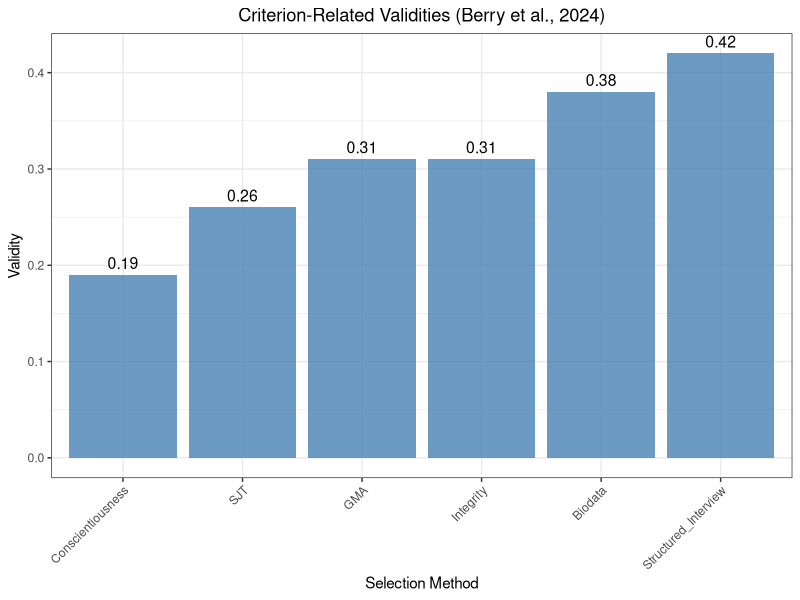

R code for this plot: (Note: this script raises an error after producing the figure.)
## ---- chunk 1
knitr::opts_chunk$set(
  echo = TRUE,
  warning = FALSE,
  message = FALSE,
  fig.width = 10,
  fig.height = 6
)

# Load required libraries
library(psych)
library(lavaan)
library(MASS)
library(ggplot2)
library(dplyr)
library(knitr)
library(kableExtra)
library(gridExtra)

# Set seed for reproducibility
set.seed(123)
## ---- chunk 2
# Create the updated meta-analytic correlation matrix from Berry et al. (2024) Table 1
# Variables: 1=Biodata, 2=GMA, 3=Conscientiousness, 4=Structured Interview, 5=Integrity, 6=SJT

# Correlation matrix (lower triangle)
berry_cor_matrix <- matrix(c(
  1.00, NA, NA, NA, NA, NA,
  0.13, 1.00, NA, NA, NA, NA,
  0.54, 0.03, 1.00, NA, NA, NA,
  0.21, 0.18, 0.08, 1.00, NA, NA,
  0.25, 0.01, 0.28, -0.02, 1.00, NA,
  0.42, 0.29, 0.23, 0.45, 0.16, 1.00
), nrow=6, byrow=TRUE)

# Fill upper triangle
berry_cor_matrix[upper.tri(berry_cor_matrix)] <- t(berry_cor_matrix)[upper.tri(berry_cor_matrix)]

# Add variable names
colnames(berry_cor_matrix) <- rownames(berry_cor_matrix) <- 
  c("Biodata", "GMA", "Conscientiousness", "Structured_Interview", "Integrity", "SJT")

# Criterion-related validities (from Berry et al. Table 1)
validities <- c(0.38, 0.31, 0.19, 0.42, 0.31, 0.26)
names(validities) <- c("Biodata", "GMA", "Conscientiousness", "Structured_Interview", "Integrity", "SJT")

# Black-White d-values (from Berry et al. Table 1)
d_values <- c(0.32, 0.79, -0.07, 0.24, 0.10, 0.37)
names(d_values) <- c("Biodata", "GMA", "Conscientiousness", "Structured_Interview", "Integrity", "SJT")

# Create full correlation matrix including criterion
full_matrix <- matrix(0, nrow=7, ncol=7)
full_matrix[1:6, 1:6] <- berry_cor_matrix
full_matrix[7, 1:6] <- validities
full_matrix[1:6, 7] <- validities
full_matrix[7, 7] <- 1.00

colnames(full_matrix) <- rownames(full_matrix) <- 
  c("Biodata", "GMA", "Conscientiousness", "Structured_Interview", "Integrity", "SJT", "Performance")
## ---- chunk 3
# Display the correlation matrix
kable(round(full_matrix, 3), 
      caption = "Updated Meta-Analytic Correlation Matrix (Berry et al., 2024)") %>%
  kable_styling(bootstrap_options = c("striped", "hover"), font_size = 12)
## ---- chunk 4
# Create validity comparison table
validity_table <- data.frame(
  Selection_Method = names(validities),
  Validity = validities,
  Black_White_d = d_values,
  stringsAsFactors = FALSE
)

kable(validity_table, 
      caption = "Criterion-Related Validities and Black-White d-Values") %>%
  kable_styling(bootstrap_options = c("striped", "hover"), font_size = 12)

# Visualize validities
ggplot(validity_table, aes(x = reorder(Selection_Method, Validity), y = Validity)) +
  geom_bar(stat = "identity", fill = "steelblue", alpha = 0.8) +
  geom_text(aes(label = sprintf("%.2f", Validity)), vjust = -0.5, size = 4) +
  labs(title = "Criterion-Related Validities (Berry et al., 2024)",
       x = "Selection Method", y = "Validity") +
  theme_bw() +
  theme(axis.text.x = element_text(angle = 45, hjust = 1),
        plot.title = element_text(hjust = 0.5),
        panel.background = element_rect(fill = "white"),
        plot.background = element_rect(fill = "white"))
## ---- chunk 5
# Compute standardized regression coefficients for full model
beta_coefficients <- solve(full_matrix[1:6, 1:6]) %*% full_matrix[1:6, 7]
names(beta_coefficients) <- names(validities)

# Create dominance analysis table
dominance_table <- data.frame(
  Selection_Method = names(validities),
  Bivariate_r = validities,
  Beta_Coefficient = as.numeric(beta_coefficients),
  Relative_Weight_Raw = as.numeric(beta_coefficients * validities),
  stringsAsFactors = FALSE
)

# Calculate relative weights as percentages
total_variance <- sum(dominance_table$Relative_Weight_Raw)
dominance_table$Relative_Weight_Percent <- (dominance_table$Relative_Weight_Raw / total_variance) * 100

# Sort by relative weight
dominance_table <- dominance_table[order(-dominance_table$Relative_Weight_Percent), ]

kable(round(dominance_table, 3), 
      caption = "Dominance Analysis: Bivariate vs. Multiple Regression Results") %>%
  kable_styling(bootstrap_options = c("striped", "hover"), font_size = 12)

# Visualize relative weights
ggplot(dominance_table, aes(x = reorder(Selection_Method, Relative_Weight_Percent), 
                           y = Relative_Weight_Percent)) +
  geom_bar(stat = "identity", fill = "darkgreen", alpha = 0.8) +
  geom_text(aes(label = sprintf("%.1f%%", Relative_Weight_Percent)), 
            vjust = -0.5, size = 4) +
  labs(title = "Relative Weights in Multiple Regression",
       x = "Selection Method", y = "Relative Weight (%)") +
  theme_bw() +
  theme(axis.text.x = element_text(angle = 45, hjust = 1),
        plot.title = element_text(hjust = 0.5),
        panel.background = element_rect(fill = "white"),
        plot.background = element_rect(fill = "white"))
## ---- chunk 6
# Function to compute multiple correlation for a subset of predictors
compute_multiple_r <- function(predictors, cor_matrix) {
  if(length(predictors) == 1) {
    return(cor_matrix[predictors, "Performance"])
  }
  
  # Get submatrix for selected predictors
  pred_indices <- which(colnames(cor_matrix) %in% predictors)
  perf_index <- which(colnames(cor_matrix) == "Performance")
  
  R_xx <- cor_matrix[pred_indices, pred_indices]
  R_xy <- cor_matrix[pred_indices, perf_index]
  
  # Compute multiple correlation
  R_squared <- t(R_xy) %*% solve(R_xx) %*% R_xy
  R <- sqrt(R_squared)
  
  return(as.numeric(R))
}

# Function to get all possible combinations of predictors
get_all_combinations <- function(predictors, min_size = 1, max_size = NULL) {
  if(is.null(max_size)) max_size <- length(predictors)
  
  combinations <- list()
  for(i in min_size:max_size) {
    comb <- combn(predictors, i, simplify = FALSE)
    combinations <- c(combinations, comb)
  }
  return(combinations)
}

# Analyze all possible predictor combinations
predictors <- c("Biodata", "GMA", "Conscientiousness", "Structured_Interview", "Integrity", "SJT")
all_combinations <- get_all_combinations(predictors, 1, 6)

# Compute multiple correlations for all combinations
results <- data.frame(
  Combination = sapply(all_combinations, function(x) paste(x, collapse = "+")),
  N_Predictors = sapply(all_combinations, length),
  Multiple_R = sapply(all_combinations, function(x) compute_multiple_r(x, full_matrix)),
  Has_GMA = sapply(all_combinations, function(x) "GMA" %in% x)
)

# Sort by number of predictors and then by R
results <- results[order(results$N_Predictors, -results$Multiple_R), ]

# Summary statistics by number of predictors
summary_stats <- results %>%
  group_by(N_Predictors) %>%
  summarise(
    Mean_R = mean(Multiple_R),
    Max_R = max(Multiple_R),
    Min_R = min(Multiple_R),
    Mean_R_with_GMA = mean(Multiple_R[Has_GMA]),
    Mean_R_without_GMA = mean(Multiple_R[!Has_GMA]),
    N_combinations = n(),
    N_with_GMA = sum(Has_GMA),
    N_without_GMA = sum(!Has_GMA)
  )

kable(round(summary_stats, 3), 
      caption = "Multiple Correlation Summary by Number of Predictors") %>%
  kable_styling(bootstrap_options = c("striped", "hover"), font_size = 12)
## ---- chunk 7
# Visualize the impact of excluding GMA tests
ggplot(results, aes(x = factor(N_Predictors), y = Multiple_R, fill = Has_GMA)) +
  geom_boxplot(alpha = 0.7) +
  labs(title = "Multiple Correlations by Number of Predictors",
       subtitle = "Impact of Including vs. Excluding GMA Tests",
       x = "Number of Predictors", y = "Multiple R",
       fill = "Includes GMA") +
  theme_bw() +
  theme(plot.title = element_text(hjust = 0.5),
        plot.subtitle = element_text(hjust = 0.5),
        panel.background = element_rect(fill = "white"),
        plot.background = element_rect(fill = "white"))

# Show top combinations for each number of predictors
top_combinations <- results %>%
  group_by(N_Predictors) %>%
  slice_max(order_by = Multiple_R, n = 3) %>%
  arrange(N_Predictors, desc(Multiple_R))

kable(round(top_combinations, 3), 
      caption = "Top 3 Multiple Correlations by Number of Predictors") %>%
  kable_styling(bootstrap_options = c("striped", "hover"), font_size = 12)
## ---- chunk 8
# Create comparison with Roth et al. (2011) validities
roth_validities <- c(0.32, 0.52, 0.22, 0.48, 0.42, NA)  # SJT not included
names(roth_validities) <- c("Biodata", "GMA", "Conscientiousness", "Structured_Interview", "Integrity", "SJT")

comparison_table <- data.frame(
  Selection_Method = names(validities),
  Berry_2024_Validity = validities,
  Roth_2011_Validity = roth_validities,
  Change = validities - roth_validities,
  stringsAsFactors = FALSE
)

kable(round(comparison_table, 3), 
      caption = "Comparison: Berry et al. (2024) vs. Roth et al. (2011) Validities") %>%
  kable_styling(bootstrap_options = c("striped", "hover"), font_size = 12)

# Visualize the changes
comparison_long <- comparison_table %>%
  filter(!is.na(Roth_2011_Validity)) %>%
  pivot_longer(cols = c(Berry_2024_Validity, Roth_2011_Validity),
               names_to = "Study", values_to = "Validity")

ggplot(comparison_long, aes(x = Selection_Method, y = Validity, fill = Study)) +
  geom_bar(stat = "identity", position = "dodge", alpha = 0.8) +
  labs(title = "Validity Comparison: Berry et al. (2024) vs. Roth et al. (2011)",
       x = "Selection Method", y = "Validity") +
  theme_bw() +
  theme(axis.text.x = element_text(angle = 45, hjust = 1),
        plot.title = element_text(hjust = 0.5),
        panel.background = element_rect(fill = "white"),
        plot.background = element_rect(fill = "white"))
